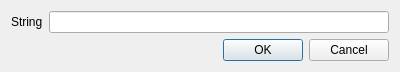
<?xml version="1.0" encoding="UTF-8"?>
<ui version="4.0">
 <class>WLEnterString</class>
 <widget class="QDialog" name="WLEnterString">
  <property name="geometry">
   <rect>
    <x>0</x>
    <y>0</y>
    <width>400</width>
    <height>67</height>
   </rect>
  </property>
  <property name="windowTitle">
   <string>Input String</string>
  </property>
  <property name="modal">
   <bool>true</bool>
  </property>
  <layout class="QGridLayout" name="gridLayout">
   <item row="0" column="0">
    <widget class="QLabel" name="label">
     <property name="text">
      <string>String</string>
     </property>
    </widget>
   </item>
   <item row="0" column="1">
    <widget class="QLineEdit" name="lineEdit"/>
   </item>
   <item row="1" column="0" colspan="2">
    <widget class="QDialogButtonBox" name="buttonBox">
     <property name="standardButtons">
      <set>QDialogButtonBox::Cancel|QDialogButtonBox::Ok</set>
     </property>
    </widget>
   </item>
  </layout>
 </widget>
 <layoutdefault spacing="6" margin="11"/>
 <resources/>
 <connections>
  <connection>
   <sender>buttonBox</sender>
   <signal>accepted()</signal>
   <receiver>WLEnterString</receiver>
   <slot>accept()</slot>
   <hints>
    <hint type="sourcelabel">
     <x>225</x>
     <y>91</y>
    </hint>
    <hint type="destinationlabel">
     <x>199</x>
     <y>55</y>
    </hint>
   </hints>
  </connection>
  <connection>
   <sender>buttonBox</sender>
   <signal>rejected()</signal>
   <receiver>WLEnterString</receiver>
   <slot>reject()</slot>
   <hints>
    <hint type="sourcelabel">
     <x>225</x>
     <y>91</y>
    </hint>
    <hint type="destinationlabel">
     <x>199</x>
     <y>55</y>
    </hint>
   </hints>
  </connection>
 </connections>
</ui>
